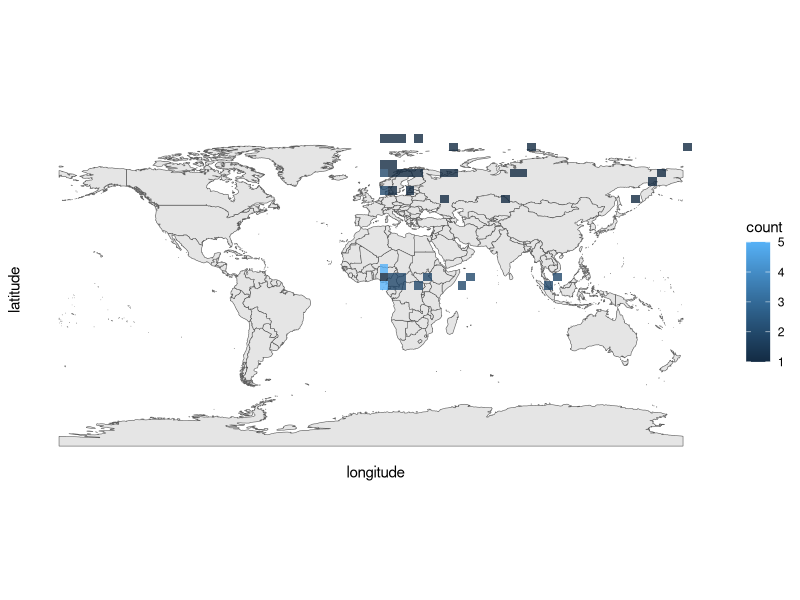

Generate this figure with R:
## Name: spatial_density
## Purpose: test density plot for 5 degree grids
## Author: Micheline Campbell
## Date created: 20200728
  ## Last edited: 20200728
  ## Edited by: MC
## Contact info: michelineleecampbell@gmail.com
## Notes: https://www.r-spatial.org/r/2018/10/25/ggplot2-sf.html, https://stackoverflow.com/questions/38822718/creating-2d-bins-in-r


# packages ----------------------------------------------------------------
library(tidyverse)
library(sf)
library(rnaturalearth)
library(rnaturalearthdata)


# data --------------------------------------------------------------------

dat <- read_csv("spatial_density/test_data.csv") # mock proxy data
world <- ne_countries(scale = "medium", returnclass = "sf") # world map data

ggplot(data = world) +
  geom_sf() +
  geom_bin2d(data = dat, aes(x=longitude, y = latitude), binwidth = 5, alpha = 0.8) + # gridded, where binwidth is 5*5 degrees
  theme_classic() #is there any other theme?
